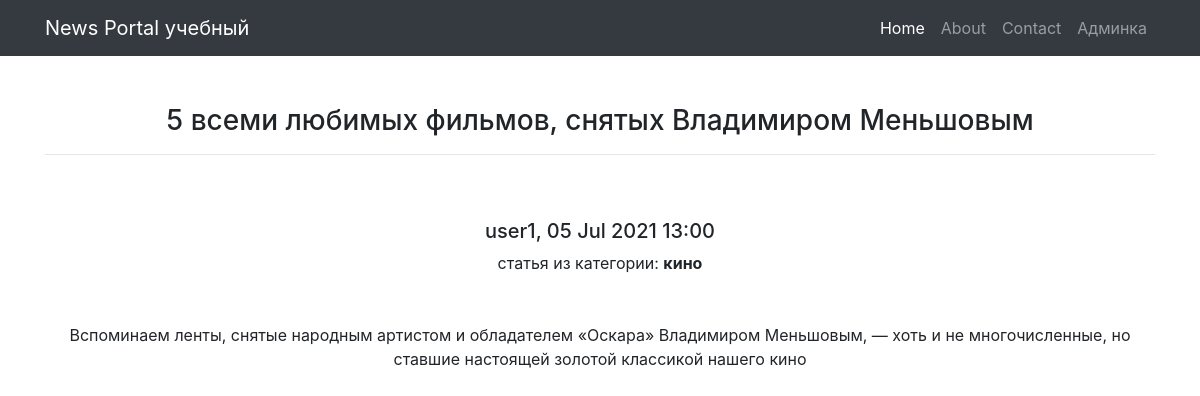
The app's page /news/439/ with its own data.
### newapp/models.py (models this page shows, shortened)
class Post(models.Model):
    post = "PO"
    new = "NE"
    POST_NEW = [(post, "статья"), (new,"новость")]
    new_post = models.CharField(max_length = 2, choices = POST_NEW, default = post, verbose_name="Тип")
    time_in_new_post = models.DateTimeField(auto_now_add=True, verbose_name="Дата публикации")
    title = models.CharField(max_length=150, verbose_name="Заголовок", null=False)
    content_new_post = models.TextField(null=False, verbose_name="Текст",)
    rating_new_post = models.FloatField(default=0.0, verbose_name="Рейтинг")
    photo = models.ImageField(upload_to='photos/%Y/%m/%d', verbose_name="Фото", blank=True)
    is_published = models.BooleanField(default=False, verbose_name="Опубликовано")
    updated_at = models.DateTimeField(auto_now=True, null=True, verbose_name="Обновлено")
    category = models.ManyToManyField(Category, through='PostCategory')
    author = models.ForeignKey(Author, on_delete=models.CASCADE)
    class Meta:
        verbose_name = 'Публикация'
        verbose_name_plural = 'Публикации'

class Author(models.Model):
    author = models.OneToOneField(User, on_delete=models.CASCADE)
    author_rating = models.FloatField(default=0.0)
    class Meta:
        verbose_name = 'Автор'
        verbose_name_plural = 'Авторы'

class Category(models.Model):
    category_name = models.CharField(max_length=30, unique=True, null=False,)
    subscriber = models.ManyToManyField(User, blank=True)
    def __str__(self):
        return self.category_name
    class Meta:
        verbose_name = 'Категория'
        verbose_name_plural = 'Категории'

### newapp/views.py (the view, shortened to what this page needs)
# urls.py: path('<int:pk>/', PostDetailView.as_view(), name='post_detail'),
class PostDetailView(DetailView):
    model = Post
    template_name = 'post_detail.html'
    context_object_name = 'post'
    permission_required = ('newapp.add_post',)
    def get_object(self, *args, **kwargs):                      # переопределяем метод получения объекта
        obj = cache.get(f'new_post-{self.kwargs["pk"]}', None)  # кэш очень похож на словарь, и метод get действует также. Он забирает значение по ключу, если его нет, то забирает None.
        if not obj:                                             # если объекта нет в кэше, то получаем его и записываем в кэш
            obj = super().get_object()
            cache.set(f'new_post-{self.kwargs["pk"]}', obj)
        return obj
    def get_context_data(self, *args, **kwargs):
        context = super(PostDetailView, self).get_context_data(**kwargs)
        try:
            context['CP'] = Comment.objects.filter(post=self.kwargs['pk'])
            context['PCC'] = PostCategory.objects.get(post=self.kwargs['pk']).category
            context['all_category'] = Category.objects.get(post=self.kwargs.get('pk'))
            context['is_subscriber'] = Category.objects.get(post=self.kwargs.get('pk')).subscriber.filter(username=self.request.user).exists()
        except Comment.DoesNotExist:
            context['CP'] = None
            context['PCC'] = None
            context['all_category'] = None
        return context

### newapp/templatetags/censor.py (called while the page is built)
@register.filter(name='censor')
def censor(value, arg):  # value|censor:arg
    bad_words = {
        'дурак',
        'дура',
        'сука',
        'жопа',
    }
    list_value = value.split(' ')
    for bad_word in bad_words:
        for i in range(len(list_value)):
            if bad_word in list_value[i].lower():
                list_value[i] = arg
    return ' '.join(list_value)

### templates/post_detail.html (shortened to what this page needs)
{% extends 'flatpages/default.html' %}
{% load censor %}
{% block content %}
{% load cache %} &lt;!&ndash; Загружаем кэширование &ndash;&gt;
<br><br>
<h3> {{ post.title|censor:'@#%&$' }} </h3>
<hr>
<br><br>
<h5> {{ post.author.author }}, {{ post.time_in_new_post|date:'d M Y H:i' }}</h5>
<div>
    {% if PCC %}
    {{ post.get_new_post_display }} из категории: <strong>{{ PCC }}</strong>
    <br><br>
    <p>{{ post.content_new_post|censor:'@#%&$' }}</p>
    <br>
    {% else %}
        <h2>Категория не присвоена!</h2>
    {% endif %}
</div>
{% endblock content %}

### records on screen
Post: title|censor "5 всеми любимых фильмов, снятых Владимиром Меньшовым", author.author "user1", time_in_new_post "05 Jul 2021 13:00", new_post "статья", content_new_post|censor "Вспоминаем ленты, снятые народным артистом и обладателем «Оскара» Владимиром Меньшовым, — хоть и не многочисленные, но ставшие настоящей золотой классикой нашего кино"
Category: category_name "кино"
